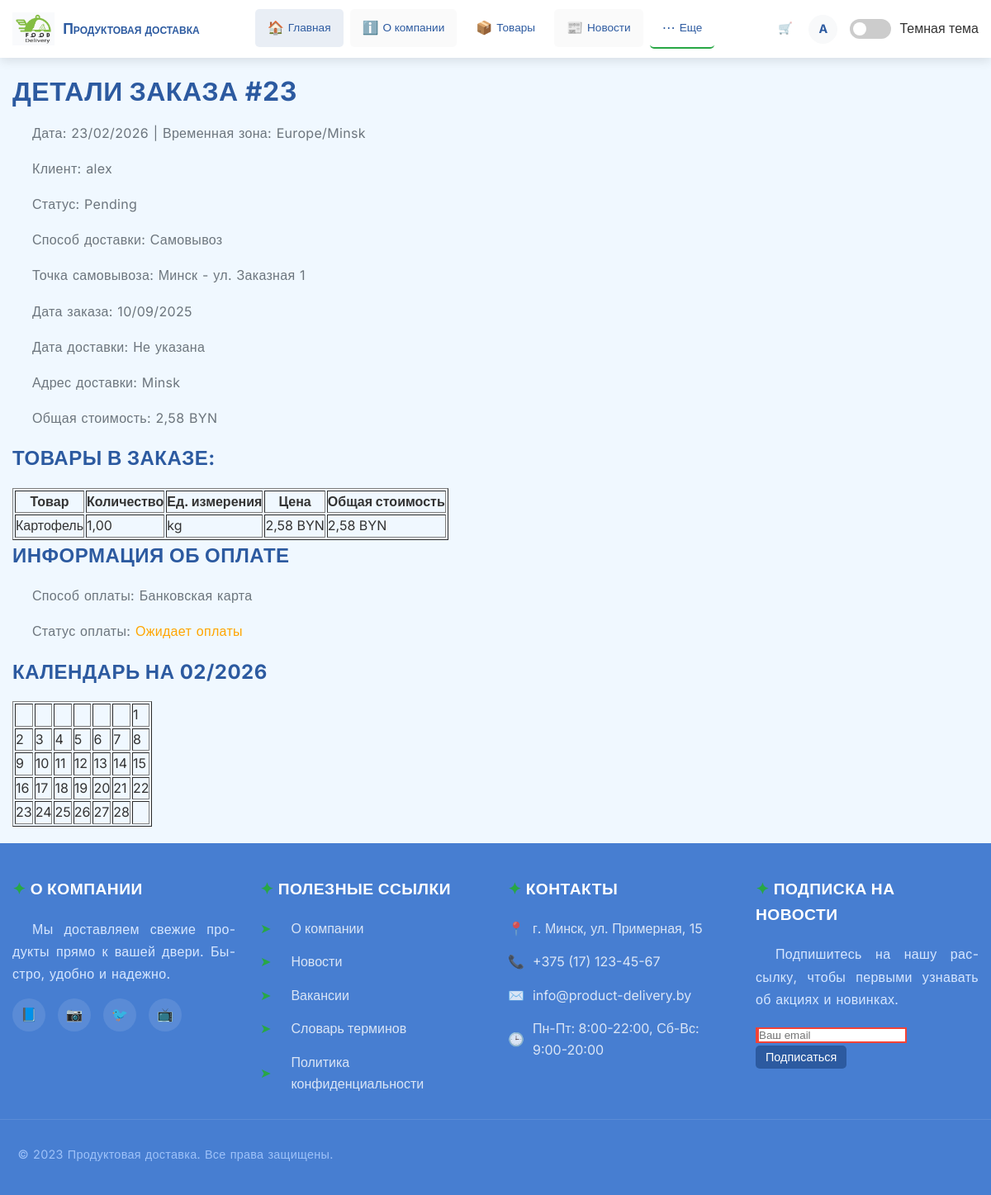
The page /orders/23/ (signed in) on the database its author committed.
### delivery_app/models.py (models this page shows, shortened)
class Order(models.Model):
    STATUS_CHOICES = (
        ('Pending', 'В ожидании'),
        ('Shipped', 'Отправлен'),
        ('Delivered', 'Доставлен'),
        ('Canceled', 'Отменен'),
    )
    DELIVERY_METHODS = (
        ('pickup', 'Самовывоз'),
        ('courier', 'Курьер'),
    )
    PAYMENT_METHODS = [
        ("card", "Банковская карта"),
        ("cash", "Наличные при получении"),
    ]
    payment_method = models.CharField(max_length=20, choices=PAYMENT_METHODS, default="cash")
    payment_status = models.CharField(max_length=20, choices=[('pending', 'Ожидает оплаты'), ('paid', 'Оплачено'), ('failed', 'Ошибка оплаты')],default='pending')
    payment_id = models.CharField(max_length=100, blank=True, null=True)
    client = models.ForeignKey(Client, on_delete=models.CASCADE, related_name='orders')
    employee = models.ForeignKey(Employee, on_delete=models.SET_NULL, null=True, blank=True, related_name='handled_orders')
    pickup_point = models.ForeignKey(PickupPoint, on_delete=models.SET_NULL, null=True, blank=True, related_name='orders')
    status = models.CharField(max_length=20, choices=STATUS_CHOICES, default='Pending')
    date_ordered = models.DateTimeField(auto_now_add=True)
    date_delivered = models.DateTimeField(null=True, blank=True)
    delivery_cost = models.DecimalField(max_digits=10, decimal_places=2, default=Decimal('0.00'))
    delivery_method = models.CharField(max_length=20, choices=DELIVERY_METHODS, default='pickup')
    delivery_address = models.CharField(max_length=200, blank=True, help_text="Адрес доставки для курьера")
    promocode = models.ForeignKey(PromoCode, on_delete=models.SET_NULL, null=True, blank=True, related_name='orders')  # Новая связь
    @property
    def total_cost(self):
        base_total = sum(Decimal(str(item.quantity)) * item.price for item in self.orderitem_set.all())
        total = base_total + self.delivery_cost
        return total.quantize(Decimal('0.01'), rounding=ROUND_HALF_UP)

class Client(models.Model):
    user = models.OneToOneField(User, on_delete=models.CASCADE, related_name='client_profile')
    phone = models.CharField(max_length=20, validators=[validate_phone])
    address = models.TextField()
    date_of_birth = models.DateField(validators=[validate_age])

class PickupPoint(models.Model):
    name = models.CharField(max_length=100, help_text="Название точки самовывоза")
    address = models.CharField(max_length=200, help_text="Адрес точки")
    working_hours = models.CharField(max_length=100, help_text="Время работы, например, '10:00-18:00'")

class OrderItem(models.Model):
    order = models.ForeignKey(Order, on_delete=models.CASCADE, related_name='orderitem_set')
    product = models.ForeignKey(Product, on_delete=models.CASCADE, related_name='order_items')
    quantity = models.DecimalField(max_digits=10, decimal_places=2)
    price = models.DecimalField(max_digits=10, decimal_places=2)
    @property
    def total(self):
        return self.price * self.quantity

class Product(models.Model):
    UNIT_CHOICES = [
        ('pieces', 'Штуки'),
        ('kg', 'Килограммы'),
        ('liters', 'Литры')
    ]
    name = models.CharField(max_length=200)
    price = models.DecimalField(max_digits=10, decimal_places=2)
    unit_of_measurement = models.CharField(max_length=20, choices=UNIT_CHOICES)
    product_type = models.ForeignKey(ProductType, on_delete=models.CASCADE, related_name='products')
    description = models.TextField(blank=True)
    manufacturer = models.ForeignKey(Manufacturer, on_delete=models.SET_NULL, null=True, blank=True, related_name='products')
    weight = models.DecimalField(max_digits=10, decimal_places=2, default=Decimal('1.00'), help_text="Вес в кг")
    stock = models.PositiveIntegerField(default=0, help_text="Количество на складе")
    image = models.ImageField(upload_to='products/', blank=True, null=True, help_text="Изображение товара")

### delivery_app/views.py (the view, shortened to what this page needs)
# urls.py: path('orders/<int:pk>/', OrderDetailView.as_view(), name='order_detail'),
class OrderDetailView(LoginRequiredMixin, DetailView):
    model = Order
    template_name = 'delivery_app/order_detail.html'
    context_object_name = 'order'
    def get_queryset(self):
        user = self.request.user
        if hasattr(user, 'client_profile'):
            return Order.objects.filter(client=user.client_profile)
        elif hasattr(user, 'employee_profile'):
            return Order.objects.filter(employee=user.employee_profile)
        return Order.objects.none()
    def dispatch(self, request, *args, **kwargs):
        try:
            response = super().dispatch(request, *args, **kwargs)
            order = self.get_object()
            user = request.user
            if user.is_superuser:
                return response
            if hasattr(user, 'client_profile') and order.client == user.client_profile:
                return response
            if hasattr(user, 'employee_profile') and order.employee == user.employee_profile:
                return response
            raise PermissionDenied("У вас нет прав для просмотра этого заказа.")
        except PermissionDenied:
            logger.warning(f"Permission denied for user {request.user} to access order {kwargs.get('pk')}")
            raise
        except Exception as e:
            logger.error(f"Error in OrderDetailView: {e}")
            raise
    def get_context_data(self, **kwargs):
        context = super().get_context_data(**kwargs)
        context['current_date'] = timezone.now().strftime('%d/%m/%Y')
        context['timezone'] = 'Europe/Minsk'
        context['calendar'] = calendar.monthcalendar(timezone.now().year, timezone.now().month)
        return context

### delivery_app/templates/delivery_app/order_detail.html (shortened to what this page needs)
{% extends "delivery_app/base.html" %}
{% block content %}
<h2>Детали заказа #{{ order.id }}</h2>
<p>Дата: {{ current_date }} | Временная зона: {{ timezone }}</p>
<p>Клиент: {{ order.client.user.username }}</p>
<p>Статус: {{ order.status }}</p>
<p>Способ доставки: {{ order.get_delivery_method_display }}</p>
<p>Точка самовывоза: {% if order.pickup_point %}{{ order.pickup_point.name }} - {{ order.pickup_point.address }}{% else %}Не выбрана{% endif %}</p>
<p>Дата заказа: {{ order.date_ordered|date:'d/m/Y' }}</p>
<p>Дата доставки: {% if order.date_delivered %}{{ order.date_delivered|date:'d/m/Y' }}{% else %}Не указана{% endif %}</p>
<p>Адрес доставки: {% if order.delivery_address %}{{ order.delivery_address }}{% else %}Не указан{% endif %}</p>
<p>Общая стоимость: {{ order.total_cost|floatformat:2 }} BYN</p>
<h3>Товары в заказе:</h3>
<table border="1">
    <thead>
        <tr>
            <th>Товар</th>
            <th>Количество</th>
            <th>Ед. измерения</th>
            <th>Цена</th>
            <th>Общая стоимость</th>
        </tr>
    </thead>
    <tbody>
        {% for item in order.orderitem_set.all %}
        <tr>
            <td>{{ item.product.name }}</td>
            <td>{{ item.quantity }}</td>
            <td>{{ item.product.unit_of_measurement }}</td>
            <td>{{ item.price|floatformat:2 }} BYN</td>
            <td>{{ item.total|floatformat:2 }} BYN</td>
        </tr>
        {% empty %}
        <tr>
            <td colspan="5">Нет товаров в заказе.</td>
        </tr>
        {% endfor %}
    </tbody>
</table>
<div>
    <h3>Информация об оплате</h3>
    <p>Способ оплаты: {{ order.get_payment_method_display }}</p>
    <p>Статус оплаты:
        {% if order.payment_status == 'paid' %}
            <span style="color: green;">Оплачено</span>
        {% elif order.payment_status == 'failed' %}
            <span style="color: red;">Ошибка оплаты</span>
        {% else %}
            <span style="color: orange;">Ожидает оплаты</span>
        {% endif %}
    </p>
</div>
<h3>Календарь на {{ current_date|slice:"3:10" }}</h3>
<table border="1">
    {% for week in calendar %}
    <tr>
        {% for day in week %}
        <td{% if day == 0 %} class="empty"{% endif %}>
            {{ day|default:"" }}
        </td>
        {% endfor %}
    </tr>
    {% endfor %}
</table>
{% endblock %}

### delivery_app/templates/delivery_app/base.html (shortened to what this page needs)
{% load static %}
<!DOCTYPE html>
<html lang="ru">
<head>
    <link rel="stylesheet" href="{% static 'delivery_app/css/style.css' %}">
</head>
<body>
    <header>
        <div class="header-container">
            <a href="{% url 'delivery_app:home' %}" class="logo">
                <img src="{% static 'delivery_app/images/logo.png' %}" alt="Логотип доставки продуктов">
                <span class="logo-text">Продуктовая доставка</span>
            </a>
            <nav class="nav-desktop">
                <ul class="nav-menu">
                    <li><a href="{% url 'delivery_app:home' %}"
                            class="nav-link {% if request.resolver_match.url_name == 'home' %}active{% endif %}">
                            <span class="nav-icon">🏠</span> Главная
                        </a></li>
                    <li><a href="{% url 'delivery_app:about' %}"
                            class="nav-link {% if request.resolver_match.url_name == 'about' %}active{% endif %}">
                            <span class="nav-icon">ℹ️</span> О компании
                        </a></li>
                    <li><a href="{% url 'delivery_app:product_list' %}"
                            class="nav-link {% if request.resolver_match.url_name == 'product_list' %}active{% endif %}">
                            <span class="nav-icon">📦</span> Товары
                        </a></li>
                    <li><a href="{% url 'delivery_app:news' %}"
                            class="nav-link {% if request.resolver_match.url_name == 'news' %}active{% endif %}">
                            <span class="nav-icon">📰</span> Новости
                        </a></li>
                    <li class="more-menu">
                        <a href="#" class="nav-link">
                            <span class="nav-icon">⋯</span> Еще
                        </a>
                    </li>
                </ul>
                <div class="user-menu">
                    <a href="{% url 'delivery_app:cart' %}" class="nav-link" title="Корзина"
                        style="position: relative;">
                        <span>🛒</span>
                    </a>
                    {% if user.is_authenticated %}
                    <div class="user-avatar" title="{{ user.username }}">
                        {{ user.username|first|upper }}
                    </div>
                    {% else %}
                    <a href="{% url 'delivery_app:login' %}" class="btn btn-outline">Войти</a>
                    <a href="{% url 'delivery_app:register' %}" class="btn btn-primary">Регистрация</a>
                    {% endif %}
                </div>
                <div class="theme-switcher">
                    <label class="switch">
                        <span class="slider round"></span>
                    </label>
                    <span id="theme-label">Темная тема</span>
                </div>
            </nav>
        </div>
    </header>
    <main>
        <div class="container">
            {% block content %}
            {% endblock %}
        </div>
    </main>
    <footer>
        <div class="footer-container">
            <div class="footer-section">
                <h3>О компании</h3>
                <p>Мы доставляем свежие продукты прямо к вашей двери. Быстро, удобно и надежно.</p>
                <div class="social-links">
                    <a href="#" class="social-link"><span>📘</span></a>
                    <a href="#" class="social-link"><span>📷</span></a>
                    <a href="#" class="social-link"><span>🐦</span></a>
                    <a href="#" class="social-link"><span>📺</span></a>
                </div>
            </div>
            <div class="footer-section">
                <h3>Полезные ссылки</h3>
                <div class="footer-links">
                    <a href="{% url 'delivery_app:about' %}"> О компании</a>
                    <a href="{% url 'delivery_app:news' %}"> Новости</a>
                    <a href="{% url 'delivery_app:vacancies' %}"> Вакансии</a>
                    <a href="{% url 'delivery_app:faq' %}"> Словарь терминов</a>
                    <a href="{% url 'delivery_app:privacy_policy' %}"> Политика
                        конфиденциальности</a>
                </div>
            </div>
            <div class="footer-section">
                <h3>Контакты</h3>
                <div class="contact-info">
                    <div class="contact-item">
                        <span>📍</span>
                        <span>г. Минск, ул. Примерная, 15</span>
                    </div>
                    <div class="contact-item">
                        <span>📞</span>
                        <span>+375 (17) 123-45-67</span>
                    </div>
                    <div class="contact-item">
                        <span>✉️</span>
                        <span>info@product-delivery.by</span>
                    </div>
                    <div class="contact-item">
                        <span>🕒</span>
                        <span>Пн-Пт: 8:00-22:00, Сб-Вс: 9:00-20:00</span>
                    </div>
                </div>
            </div>
            <div class="footer-section">
                <h3>Подписка на новости</h3>
                <p>Подпишитесь на нашу рассылку, чтобы первыми узнавать об акциях и новинках.</p>
                <form class="subscribe-form">
                    <input type="email" placeholder="Ваш email" required>
                    <button type="submit" class="btn btn-primary">Подписаться</button>
                </form>
            </div>
        </div>
        <div class="footer-bottom">
            <p>&copy; 2023 Продуктовая доставка. Все права защищены.</p>
        </div>
    </footer>
</body>
</html>

### delivery_app/static/delivery_app/css/style.css (style rules this page uses)
:root { --primary-color: #2c5aa0; --primary-dark: #1e3d6f; --primary-light: #3a6bc0; --secondary-color: #4CAF50; --secondary-dark: #388E3C; --accent-color: #FF9800; --text-dark: #2c3e50; --text-light: #6c757d; --bg-light: #f8f9fa; --bg-white: #ffffff; --border-color: #e9ecef; --shadow: 0 4px 12px rgba(0, 0, 0, 0.1); --shadow-hover: 0 8px 24px rgba(0, 0, 0, 0.15); }
* { margin: 0; padding: 0; box-sizing: border-box; }
body { font-family: 'Segoe UI', Tahoma, Geneva, Verdana, sans-serif; line-height: 1.6; color: var(--text-dark); background-color: var(--bg-light); }
h1, h2, h3, h4, h5, h6 { color: var(--primary-color); margin-bottom: 1rem; font-weight: 600; }
h2 { font-size: 2em; line-height: 1.3; }
h3 { font-size: 1.5em; }
p { margin-bottom: 1rem; color: var(--text-light); }
a { color: var(--primary-color); text-decoration: none; transition: color 0.3s ease; }
.btn { display: inline-block; padding: 12px 24px; border: none; border-radius: 8px; font-size: 1em; font-weight: 500; text-align: center; cursor: pointer; transition: all 0.3s ease; text-decoration: none; position: relative; overflow: hidden; }
.btn-primary { background-color: var(--primary-color); color: white; }
.container { max-width: 1200px; margin: 0 auto; padding: 0 20px; }

### rows shown on the page
Order: id "23", client.user.username "alex", status "Pending", delivery_method "Самовывоз", pickup_point.name "Минск", pickup_point.address "ул. Заказная 1", date_ordered "10/09/2025", delivery_address "Minsk", total_cost "2,58", payment_method "Банковская карта"
OrderItem: product.name "Картофель", quantity "1,00", product.unit_of_measurement "kg", price "2,58", total "2,58"

### other values the page prints
{{ user.username|first|upper }} "A"
{{ current_date }} "23/02/2026"
{{ timezone }} "Europe/Minsk"
{{ current_date|slice:"3:10" }} "02/2026"
{{ day|default:"" }} "1" "2" "3" "4" "5" "6" "7" "8" "9" "10" "11" "12" "13" "14" "15" "16" "17" "18" "19" "20" "21" "22" "23" "24" "25" "26" "27" "28"
